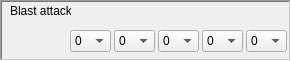
             <widget class="QFrame" name="ico_boost_stick_r">
              <property name="geometry">
               <rect>
                <x>590</x>
                <y>413</y>
                <width>291</width>
                <height>61</height>
               </rect>
              </property>
              <property name="frameShape">
               <enum>QFrame::WinPanel</enum>
              </property>
              <property name="frameShadow">
               <enum>QFrame::Sunken</enum>
              </property>
              <property name="lineWidth">
               <number>1</number>
              </property>
              <widget class="QLabel" name="ico_boost_stick_r_up_image">
               <property name="geometry">
                <rect>
                 <x>76</x>
                 <y>0</y>
                 <width>31</width>
                 <height>31</height>
                </rect>
               </property>
               <property name="text">
                <string/>
               </property>
               <property name="pixmap">
                <pixmap>../../character_parameters_editor/images/controller/ico_boost_stick_r_up.png</pixmap>
               </property>
               <property name="scaledContents">
                <bool>true</bool>
               </property>
               <property name="alignment">
                <set>Qt::AlignLeading|Qt::AlignLeft|Qt::AlignVCenter</set>
               </property>
              </widget>
              <widget class="QComboBox" name="ico_boost_stick_r_up_value">
               <property name="geometry">
                <rect>
                 <x>70</x>
                 <y>30</y>
                 <width>41</width>
                 <height>22</height>
                </rect>
               </property>
               <item>
                <property name="text">
                 <string>0</string>
                </property>
               </item>
               <item>
                <property name="text">
                 <string>1</string>
                </property>
               </item>
               <item>
                <property name="text">
                 <string>2</string>
                </property>
               </item>
               <item>
                <property name="text">
                 <string>3</string>
                </property>
               </item>
               <item>
                <property name="text">
                 <string>4</string>
                </property>
               </item>
               <item>
                <property name="text">
                 <string>5</string>
                </property>
               </item>
               <item>
                <property name="text">
                 <string>6</string>
                </property>
               </item>
               <item>
                <property name="text">
                 <string>7</string>
                </property>
               </item>
               <item>
                <property name="text">
                 <string>8</string>
                </property>
               </item>
               <item>
                <property name="text">
                 <string>9</string>
                </property>
               </item>
               <item>
                <property name="text">
                 <string>10</string>
                </property>
               </item>
               <item>
                <property name="text">
                 <string>11</string>
                </property>
               </item>
               <item>
                <property name="text">
                 <string>12</string>
                </property>
               </item>
               <item>
                <property name="text">
                 <string>13</string>
                </property>
               </item>
              </widget>
              <widget class="QLabel" name="ico_boost_stick_r_text">
               <property name="geometry">
                <rect>
                 <x>10</x>
                 <y>0</y>
                 <width>61</width>
                 <height>21</height>
                </rect>
               </property>
               <property name="toolTip">
                <string>&lt;html&gt;&lt;head/&gt;&lt;body&gt;&lt;p&gt;Change the default blast attacks of the character.&lt;/p&gt;&lt;/body&gt;&lt;/html&gt;</string>
               </property>
               <property name="text">
                <string>Blast attack:</string>
               </property>
              </widget>
              <widget class="QLabel" name="ico_boost_stick_r_r_image">
               <property name="geometry">
                <rect>
                 <x>120</x>
                 <y>0</y>
                 <width>31</width>
                 <height>31</height>
                </rect>
               </property>
               <property name="text">
                <string/>
               </property>
               <property name="pixmap">
                <pixmap>../../character_parameters_editor/images/controller/ico_boost_stick_r_r.png</pixmap>
               </property>
               <property name="scaledContents">
                <bool>true</bool>
               </property>
               <property name="alignment">
                <set>Qt::AlignLeading|Qt::AlignLeft|Qt::AlignVCenter</set>
               </property>
              </widget>
              <widget class="QComboBox" name="ico_boost_stick_r_r_value">
               <property name="geometry">
                <rect>
                 <x>114</x>
                 <y>30</y>
                 <width>41</width>
                 <height>22</height>
                </rect>
               </property>
               <item>
                <property name="text">
                 <string>0</string>
                </property>
               </item>
               <item>
                <property name="text">
                 <string>1</string>
                </property>
               </item>
               <item>
                <property name="text">
                 <string>2</string>
                </property>
               </item>
               <item>
                <property name="text">
                 <string>3</string>
                </property>
               </item>
               <item>
                <property name="text">
                 <string>4</string>
                </property>
               </item>
               <item>
                <property name="text">
                 <string>5</string>
                </property>
               </item>
               <item>
                <property name="text">
                 <string>6</string>
                </property>
               </item>
               <item>
                <property name="text">
                 <string>7</string>
                </property>
               </item>
               <item>
                <property name="text">
                 <string>8</string>
                </property>
               </item>
               <item>
                <property name="text">
                 <string>9</string>
                </property>
               </item>
               <item>
                <property name="text">
                 <string>10</string>
                </property>
               </item>
               <item>
                <property name="text">
                 <string>11</string>
                </property>
               </item>
               <item>
                <property name="text">
                 <string>12</string>
                </property>
               </item>
               <item>
                <property name="text">
                 <string>13</string>
                </property>
               </item>
              </widget>
              <widget class="QComboBox" name="ico_boost_stick_r_d_value">
               <property name="geometry">
                <rect>
                 <x>158</x>
                 <y>30</y>
                 <width>41</width>
                 <height>22</height>
                </rect>
               </property>
               <item>
                <property name="text">
                 <string>0</string>
                </property>
               </item>
               <item>
                <property name="text">
                 <string>1</string>
                </property>
               </item>
               <item>
                <property name="text">
                 <string>2</string>
                </property>
               </item>
               <item>
                <property name="text">
                 <string>3</string>
                </property>
               </item>
               <item>
                <property name="text">
                 <string>4</string>
                </property>
               </item>
               <item>
                <property name="text">
                 <string>5</string>
                </property>
               </item>
               <item>
                <property name="text">
                 <string>6</string>
                </property>
               </item>
               <item>
                <property name="text">
                 <string>7</string>
                </property>
               </item>
               <item>
                <property name="text">
                 <string>8</string>
                </property>
               </item>
               <item>
                <property name="text">
                 <string>9</string>
                </property>
               </item>
               <item>
                <property name="text">
                 <string>10</string>
                </property>
               </item>
               <item>
                <property name="text">
                 <string>11</string>
                </property>
               </item>
               <item>
                <property name="text">
                 <string>12</string>
                </property>
               </item>
               <item>
                <property name="text">
                 <string>13</string>
                </property>
               </item>
              </widget>
              <widget class="QLabel" name="ico_boost_stick_r_d_image">
               <property name="geometry">
                <rect>
                 <x>164</x>
                 <y>0</y>
                 <width>31</width>
                 <height>31</height>
                </rect>
               </property>
               <property name="text">
                <string/>
               </property>
               <property name="pixmap">
                <pixmap>../../character_parameters_editor/images/controller/ico_boost_stick_r_d.png</pixmap>
               </property>
               <property name="scaledContents">
                <bool>true</bool>
               </property>
               <property name="alignment">
                <set>Qt::AlignLeading|Qt::AlignLeft|Qt::AlignVCenter</set>
               </property>
              </widget>
              <widget class="QComboBox" name="ico_boost_stick_r_push_value">
               <property name="geometry">
                <rect>
                 <x>246</x>
                 <y>30</y>
                 <width>41</width>
                 <height>22</height>
                </rect>
               </property>
               <item>
                <property name="text">
                 <string>0</string>
                </property>
               </item>
               <item>
                <property name="text">
                 <string>1</string>
                </property>
               </item>
               <item>
                <property name="text">
                 <string>2</string>
                </property>
               </item>
               <item>
                <property name="text">
                 <string>3</string>
                </property>
               </item>
               <item>
                <property name="text">
                 <string>4</string>
                </property>
               </item>
               <item>
                <property name="text">
                 <string>5</string>
                </property>
               </item>
               <item>
                <property name="text">
                 <string>6</string>
                </property>
               </item>
               <item>
                <property name="text">
                 <string>7</string>
                </property>
               </item>
               <item>
                <property name="text">
                 <string>8</string>
                </property>
               </item>
               <item>
                <property name="text">
                 <string>9</string>
                </property>
               </item>
               <item>
                <property name="text">
                 <string>10</string>
                </property>
               </item>
               <item>
                <property name="text">
                 <string>11</string>
                </property>
               </item>
               <item>
                <property name="text">
                 <string>12</string>
                </property>
               </item>
               <item>
                <property name="text">
                 <string>13</string>
                </property>
               </item>
              </widget>
              <widget class="QLabel" name="ico_boost_stick_r_push_image">
               <property name="geometry">
                <rect>
                 <x>252</x>
                 <y>0</y>
                 <width>31</width>
                 <height>31</height>
                </rect>
               </property>
               <property name="text">
                <string/>
               </property>
               <property name="pixmap">
                <pixmap>../../character_parameters_editor/images/controller/ico_boost_stick_r_push_00.png</pixmap>
               </property>
               <property name="scaledContents">
                <bool>true</bool>
               </property>
               <property name="alignment">
                <set>Qt::AlignLeading|Qt::AlignLeft|Qt::AlignVCenter</set>
               </property>
              </widget>
              <widget class="QLabel" name="ico_boost_stick_r_l_image">
               <property name="geometry">
                <rect>
                 <x>208</x>
                 <y>0</y>
                 <width>31</width>
                 <height>31</height>
                </rect>
               </property>
               <property name="text">
                <string/>
               </property>
               <property name="pixmap">
                <pixmap>../../character_parameters_editor/images/controller/ico_boost_stick_r_l.png</pixmap>
               </property>
               <property name="scaledContents">
                <bool>true</bool>
               </property>
               <property name="alignment">
                <set>Qt::AlignLeading|Qt::AlignLeft|Qt::AlignVCenter</set>
               </property>
              </widget>
              <widget class="QComboBox" name="ico_boost_stick_r_l_value">
               <property name="geometry">
                <rect>
                 <x>202</x>
                 <y>30</y>
                 <width>41</width>
                 <height>22</height>
                </rect>
               </property>
               <item>
                <property name="text">
                 <string>0</string>
                </property>
               </item>
               <item>
                <property name="text">
                 <string>1</string>
                </property>
               </item>
               <item>
                <property name="text">
                 <string>2</string>
                </property>
               </item>
               <item>
                <property name="text">
                 <string>3</string>
                </property>
               </item>
               <item>
                <property name="text">
                 <string>4</string>
                </property>
               </item>
               <item>
                <property name="text">
                 <string>5</string>
                </property>
               </item>
               <item>
                <property name="text">
                 <string>6</string>
                </property>
               </item>
               <item>
                <property name="text">
                 <string>7</string>
                </property>
               </item>
               <item>
                <property name="text">
                 <string>8</string>
                </property>
               </item>
               <item>
                <property name="text">
                 <string>9</string>
                </property>
               </item>
               <item>
                <property name="text">
                 <string>10</string>
                </property>
               </item>
               <item>
                <property name="text">
                 <string>11</string>
                </property>
               </item>
               <item>
                <property name="text">
                 <string>12</string>
                </property>
               </item>
               <item>
                <property name="text">
                 <string>13</string>
                </property>
               </item>
              </widget>
             </widget>
